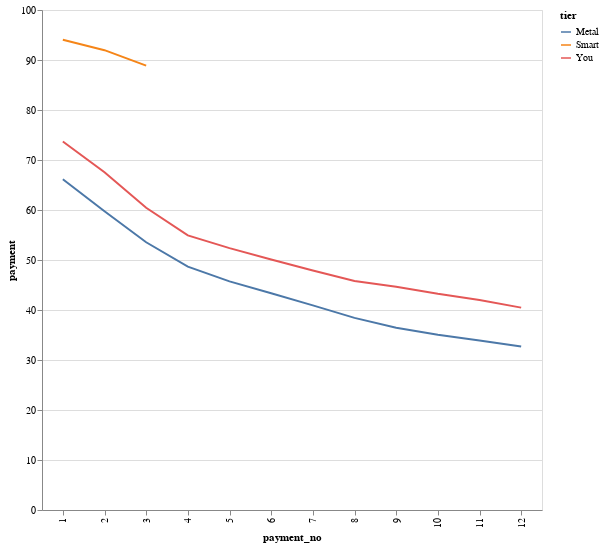

Source (notebook cell):
### Code cell
df = pd.read_csv("data.csv")

price = {"Metal": 16.90, "Smart": 4.90, "You": 9.90}

df["price"] = df["tier"].map(price)

df = df.groupby(["payment_no", "tier", "price"]).agg("sum").reset_index()
df["payment"] = 100 * df["paid"] / df["users"]

alt.Chart(df).mark_line().encode(
    x=alt.X("payment_no:N"), y=alt.Y("payment:Q"), color="tier:N"
).properties(width=500, height=500)

### Figure 1 — Vega-Lite specification as saved in the notebook (floating-point values rounded to 4 significant figures)
{"config": {"view": {"continuousWidth": 400, "continuousHeight": 300}}, "data": {"name": "data-c3ce208031808ce96682c0c2b4cd9b4c"}, "mark": "line", "encoding": {"color": {"type": "nominal", "field": "tier"}, "x": {"type": "nominal", "field": "payment_no"}, "y": {"type": "quantitative", "field": "payment"}}, "height": 500, "width": 500, "$schema": "https://vega.github.io/schema/vega-lite/v4.8.1.json", "datasets": {"data-c3ce208031808ce96682c0c2b4cd9b4c": [{"payment_no": 1, "tier": "Metal", "price": 16.9, "users": 78496, "paid": 51930, "payment": 66.16}, {"payment_no": 1, "tier": "Smart", "price": 4.9, "users": 8106, "paid": 7623, "payment": 94.04}, {"payment_no": 1, "tier": "You", "price": 9.9, "users": 66979, "paid": 49362, "payment": 73.7}, {"payment_no": 2, "tier": "Metal", "price": 16.9, "users": 74630, "paid": 44599, "payment": 59.76}, {"payment_no": 2, "tier": "Smart", "price": 4.9, "users": 5675, "paid": 5219, "payment": 91.96}, {"payment_no": 2, "tier": "You", "price": 9.9, "users": 65279, "paid": 44087, "payment": 67.54}, {"payment_no": 3, "tier": "Metal", "price": 16.9, "users": 68447, "paid": 36649, "payment": 53.54}, {"payment_no": 3, "tier": "Smart", "price": 4.9, "users": 1853, "paid": 1647, "payment": 88.88}, {"payment_no": 3, "tier": "You", "price": 9.9, "users": 62162, "paid": 37572, "payment": 60.44}, {"payment_no": 4, "tier": "Metal", "price": 16.9, "users": 61795, "paid": 30070, "payment": 48.66}, {"payment_no": 4, "tier": "You", "price": 9.9, "users": 58449, "paid": 32102, "payment": 54.92}, {"payment_no": 5, "tier": "Metal", "price": 16.9, "users": 55553, "paid": 25404, "payment": 45.73}, {"payment_no": 5, "tier": "You", "price": 9.9, "users": 54379, "paid": 28478, "payment": 52.37}, {"payment_no": 6, "tier": "Metal", "price": 16.9, "users": 49197, "paid": 21323, "payment": 43.34}, {"payment_no": 6, "tier": "You", "price": 9.9, "users": 50773, "paid": 25435, "payment": 50.1}, {"payment_no": 7, "tier": "Metal", "price": 16.9, "users": 44361, "paid": 18154, "payment": 40.92}, {"payment_no": 7, "tier": "You", "price": 9.9, "users": 47408, "paid": 22712, "payment": 47.91}, {"payment_no": 8, "tier": "Metal", "price": 16.9, "users": 39902, "paid": 15330, "payment": 38.42}, {"payment_no": 8, "tier": "You", "price": 9.9, "users": 44119, "paid": 20203, "payment": 45.79}, {"payment_no": 9, "tier": "Metal", "price": 16.9, "users": 35451, "paid": 12925, "payment": 36.46}, {"payment_no": 9, "tier": "You", "price": 9.9, "users": 39885, "paid": 17816, "payment": 44.67}, {"payment_no": 10, "tier": "Metal", "price": 16.9, "users": 31853, "paid": 11159, "payment": 35.03}, {"payment_no": 10, "tier": "You", "price": 9.9, "users": 36023, "paid": 15579, "payment": 43.25}, {"payment_no": 11, "tier": "Metal", "price": 16.9, "users": 28548, "paid": 9678, "payment": 33.9}, {"payment_no": 11, "tier": "You", "price": 9.9, "users": 32652, "paid": 13719, "payment": 42.02}, {"payment_no": 12, "tier": "Metal", "price": 16.9, "users": 24833, "paid": 8118, "payment": 32.69}, {"payment_no": 12, "tier": "You", "price": 9.9, "users": 28480, "paid": 11528, "payment": 40.48}]}}
